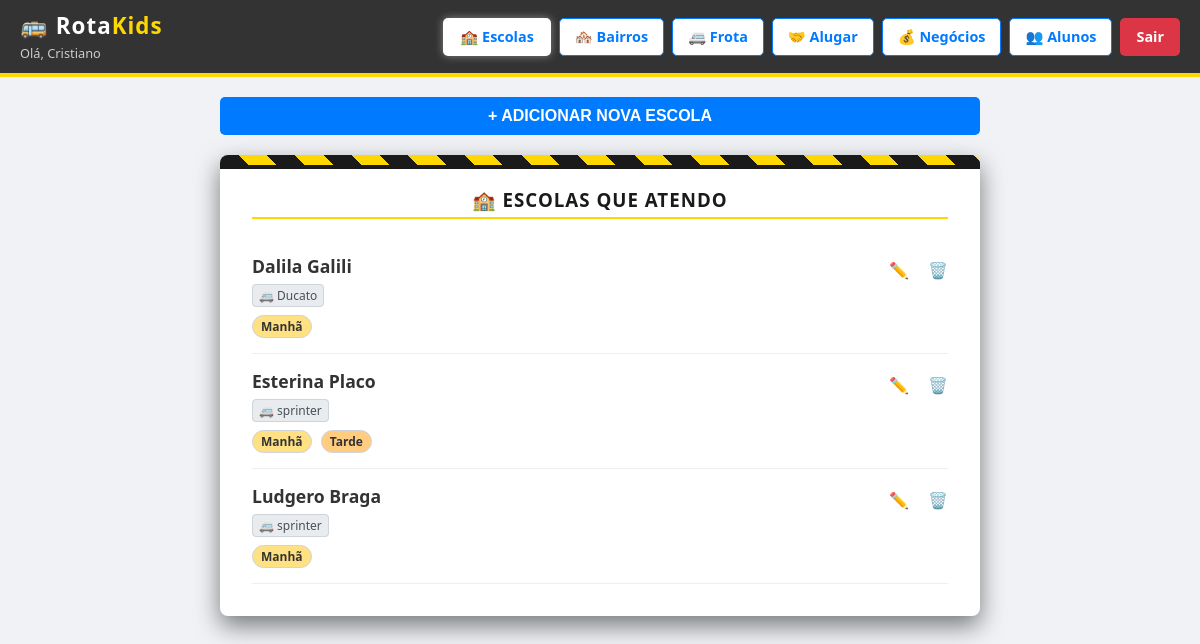
The app's page /minha-rota.php (signed in) with its own data.
### tables this page shows
CREATE TABLE `motorista_escolas` (
  `id` int(11) NOT NULL,
  `motorista_id` int(11) NOT NULL,
  `escola_id` int(11) NOT NULL,
  `manha` tinyint(1) DEFAULT 0,
  `tarde` tinyint(1) DEFAULT 0,
  `noite` tinyint(1) DEFAULT 0
);

CREATE TABLE `escolas` (
  `id` int(11) NOT NULL,
  `nome` varchar(150) NOT NULL,
  `motorista_id` int(11) NOT NULL
);

### minha-rota.php (the view, shortened to what this page needs)
<?php
require 'config.php';
$motorista_id = $_SESSION['id'];
$edit_data = null;
$minhas_escolas = $conn->query("SELECT me.id, me.escola_id, e.nome, me.manha, me.tarde, me.noite
                                FROM motorista_escolas me
                                JOIN escolas e ON me.escola_id = e.id
                                WHERE me.motorista_id = $motorista_id
                                ORDER BY e.nome ASC");
?>
<!DOCTYPE html>
<html lang="pt-br">
<head>
    <link rel="stylesheet" href="style.css?v=<?php echo time(); ?>">
</head>
<body>
    <?php include 'menu.php'; ?>
    <div class="container" style="padding: 20px; max-width: 800px; margin: 0 auto;">
        <?php if(!$edit_data): ?>
            <button onclick="toggleFormulario()" style="margin-bottom: 20px; padding: 10px 20px; background-color: #007bff; color: white; border: none; border-radius: 5px; cursor: pointer; font-weight: bold;">
                + Adicionar Nova Escola
            </button>
        <?php endif; ?>
        <div class="auth-card" style="max-width: 100%; border-left: none;">
            <h3 style="margin-bottom: 20px;">🏫 Escolas que atendo</h3>
            <ul style="list-style: none; padding: 0;">
                <?php if($minhas_escolas && $minhas_escolas->num_rows > 0): ?>
                    <?php while($e = $minhas_escolas->fetch_assoc()):
                        $eid_list = $e['escola_id'];
                        $sql_lista_vans = "SELECT v.modelo
                                           FROM rota_escolas re
                                           JOIN veiculos v ON re.veiculo_id = v.id
                                           WHERE re.escola_id = $eid_list AND re.motorista_id = $motorista_id";
                        $res_vans_lista = $conn->query($sql_lista_vans);
                        $nomes_vans = [];
                        if ($res_vans_lista) {
                            while($vlist = $res_vans_lista->fetch_assoc()) {
                                $nomes_vans[] = $vlist['modelo'];
                            }
                        }
                    ?>
                        <li style="padding: 15px 0; border-bottom: 1px solid #eee; display: flex; justify-content: space-between; align-items: flex-start;">
                            <div>
                                <strong style="font-size: 1.1rem; color: #333;"><?php echo $e['nome']; ?></strong>
                                <div style="margin-top: 5px;">
                                    <?php if(!empty($nomes_vans)): ?>
                                        <?php foreach($nomes_vans as $nv): ?>
                                            <span class="tag-van">🚐 <?php echo $nv; ?></span>
                                        <?php endforeach; ?>
                                    <?php else: ?>
                                        <small style="color: red;">Sem van vinculada</small>
                                    <?php endif; ?>
                                </div>
                                <div style="margin-top: 5px;">
                                    <?php if($e['manha']) echo "<span class='badge-turno turno-manha'>Manhã</span>"; ?>
                                    <?php if($e['tarde']) echo "<span class='badge-turno turno-tarde'>Tarde</span>"; ?>
                                </div>
                            </div>
                            <div style="margin-top: 5px;">
                                <a href="?edit_id=<?php echo $e['id']; ?>" style="color: #007bff; margin-right: 15px; text-decoration: none; font-weight: bold;">✏️</a>
                                <a href="?del_id=<?php echo $e['id']; ?>" onclick="return confirm('Tem certeza?');" style="color: #dc3545; text-decoration: none; font-weight: bold;">🗑️</a>
                            </div>
                        </li>
                    <?php endwhile; ?>
                <?php else: ?>
                    <li style="color: #777; text-align: center; padding: 30px;">Nenhuma escola cadastrada.</li>
                <?php endif; ?>
            </ul>
        </div>
    </div>
</body>
</html>

### style.css (style rules this page uses)
:root { --van-amarelo: #FFD700; --van-preto: #1a1a1a; --fundo-site: #f0f2f5; --texto-cor: #333333; --borda-suave: #cccccc; --sucesso: #28a745; --erro: #dc3545; }
* { margin: 0; padding: 0; box-sizing: border-box; }
body { font-family: 'Segoe UI', Tahoma, Geneva, Verdana, sans-serif; background-color: var(--fundo-site); color: var(--texto-cor); min-height: 100vh; }
.auth-card { background: white; width: 100%; max-width: 400px; border-radius: 8px; box-shadow: 0 10px 25px rgba(0,0,0,0.5); overflow: hidden; position: relative; padding: 2rem; margin: 0 auto; }
.auth-card::before { content: ''; position: absolute; top: 0; left: 0; width: 100%; height: 10px; background: repeating-linear-gradient( 45deg, var(--van-preto), var(--van-preto) 20px, var(--van-amarelo) 20px, var(--van-amarelo) 40px ); border-bottom: 4px solid var(--van-preto); }
.auth-card h2, .auth-card h3 { text-align: center; margin-bottom: 1.5rem; color: var(--van-preto); text-transform: uppercase; letter-spacing: 1px; border-bottom: 2px solid var(--van-amarelo); display: inline-block; padding-bottom: 5px; width: 100%; }
button { width: 100%; padding: 12px; background-color: var(--van-preto); color: var(--van-amarelo); border: 2px solid var(--van-preto); border-radius: 4px; font-size: 1rem; font-weight: bold; text-transform: uppercase; cursor: pointer; transition: background 0.3s, color 0.3s; }
.badge-turno { display: inline-block; padding: 2px 8px; background-color: #e9ecef; color: #495057; border-radius: 10px; font-size: 0.75rem; margin-right: 5px; margin-top: 5px; font-weight: bold; border: 1px solid #ced4da; }
.turno-manha { background-color: #cce5ff; color: #004085; }
.turno-tarde { background-color: #fff3cd; color: #856404; }

### minha-rota.php (style rules this page uses)
.badge-turno { display: inline-block; padding: 2px 8px; border-radius: 12px; font-size: 0.75rem; font-weight: bold; margin-right: 5px; }
.turno-manha { background-color: #ffe082; color: #333; }
.turno-tarde { background-color: #ffcc80; color: #333; }
.tag-van { background: #e9ecef; color: #495057; padding: 2px 6px; border-radius: 4px; font-size: 0.75rem; margin-right: 4px; border: 1px solid #ced4da; }

### records on screen
motorista_escolas: escola.nome "Dalila Galili", nv "Ducato", manha "Manhã"
motorista_escolas: escola.nome "Esterina Placo", nv "sprinter", manha "Manhã", tarde "Tarde"
motorista_escolas: escola.nome "Ludgero Braga", nv "sprinter", manha "Manhã"

### other values on screen
$_SESSION['nome'] "Cristiano"
